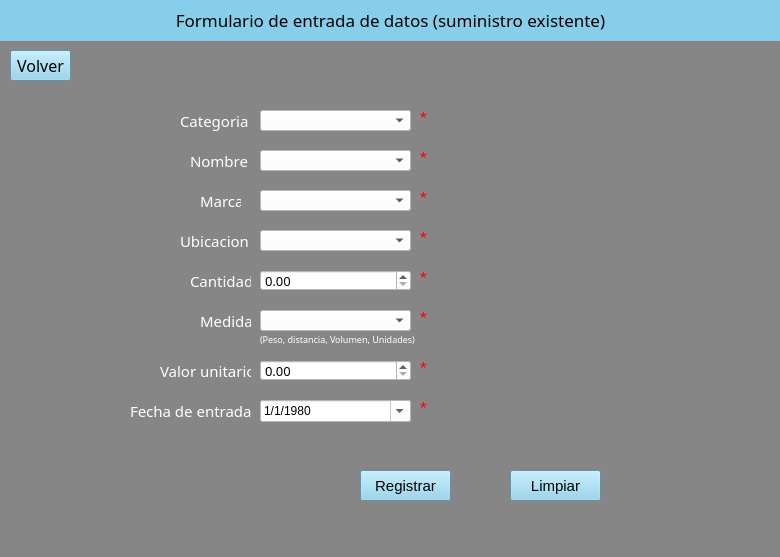
<?xml version="1.0" encoding="UTF-8"?>
<ui version="4.0">
 <class>fourthwindow</class>
 <widget class="QMainWindow" name="fourthwindow">
  <property name="geometry">
   <rect>
    <x>0</x>
    <y>0</y>
    <width>780</width>
    <height>557</height>
   </rect>
  </property>
  <property name="palette">
   <palette>
    <active>
     <colorrole role="Button">
      <brush brushstyle="SolidPattern">
       <color alpha="255">
        <red>134</red>
        <green>134</green>
        <blue>134</blue>
       </color>
      </brush>
     </colorrole>
     <colorrole role="Light">
      <brush brushstyle="SolidPattern">
       <color alpha="255">
        <red>255</red>
        <green>255</green>
        <blue>255</blue>
       </color>
      </brush>
     </colorrole>
     <colorrole role="Base">
      <brush brushstyle="SolidPattern">
       <color alpha="255">
        <red>134</red>
        <green>134</green>
        <blue>134</blue>
       </color>
      </brush>
     </colorrole>
     <colorrole role="Window">
      <brush brushstyle="SolidPattern">
       <color alpha="255">
        <red>134</red>
        <green>134</green>
        <blue>134</blue>
       </color>
      </brush>
     </colorrole>
     <colorrole role="Shadow">
      <brush brushstyle="SolidPattern">
       <color alpha="255">
        <red>166</red>
        <green>166</green>
        <blue>166</blue>
       </color>
      </brush>
     </colorrole>
    </active>
    <inactive>
     <colorrole role="Button">
      <brush brushstyle="SolidPattern">
       <color alpha="255">
        <red>134</red>
        <green>134</green>
        <blue>134</blue>
       </color>
      </brush>
     </colorrole>
     <colorrole role="Light">
      <brush brushstyle="SolidPattern">
       <color alpha="255">
        <red>255</red>
        <green>255</green>
        <blue>255</blue>
       </color>
      </brush>
     </colorrole>
     <colorrole role="Base">
      <brush brushstyle="SolidPattern">
       <color alpha="255">
        <red>134</red>
        <green>134</green>
        <blue>134</blue>
       </color>
      </brush>
     </colorrole>
     <colorrole role="Window">
      <brush brushstyle="SolidPattern">
       <color alpha="255">
        <red>134</red>
        <green>134</green>
        <blue>134</blue>
       </color>
      </brush>
     </colorrole>
     <colorrole role="Shadow">
      <brush brushstyle="SolidPattern">
       <color alpha="255">
        <red>166</red>
        <green>166</green>
        <blue>166</blue>
       </color>
      </brush>
     </colorrole>
    </inactive>
    <disabled>
     <colorrole role="Button">
      <brush brushstyle="SolidPattern">
       <color alpha="255">
        <red>134</red>
        <green>134</green>
        <blue>134</blue>
       </color>
      </brush>
     </colorrole>
     <colorrole role="Light">
      <brush brushstyle="SolidPattern">
       <color alpha="255">
        <red>255</red>
        <green>255</green>
        <blue>255</blue>
       </color>
      </brush>
     </colorrole>
     <colorrole role="Base">
      <brush brushstyle="SolidPattern">
       <color alpha="255">
        <red>134</red>
        <green>134</green>
        <blue>134</blue>
       </color>
      </brush>
     </colorrole>
     <colorrole role="Window">
      <brush brushstyle="SolidPattern">
       <color alpha="255">
        <red>134</red>
        <green>134</green>
        <blue>134</blue>
       </color>
      </brush>
     </colorrole>
     <colorrole role="Shadow">
      <brush brushstyle="SolidPattern">
       <color alpha="255">
        <red>166</red>
        <green>166</green>
        <blue>166</blue>
       </color>
      </brush>
     </colorrole>
    </disabled>
   </palette>
  </property>
  <property name="font">
   <font>
    <family>Trebuchet MS</family>
    <pointsize>10</pointsize>
   </font>
  </property>
  <property name="windowTitle">
   <string>MainWindow</string>
  </property>
  <property name="styleSheet">
   <string notr="true">background-color: rgb(134, 134, 134);</string>
  </property>
  <widget class="QWidget" name="centralwidget">
   <widget class="QLabel" name="label_3">
    <property name="geometry">
     <rect>
      <x>180</x>
      <y>110</y>
      <width>71</width>
      <height>21</height>
     </rect>
    </property>
    <property name="font">
     <font>
      <family>Trebuchet MS</family>
      <pointsize>11</pointsize>
     </font>
    </property>
    <property name="styleSheet">
     <string notr="true"/>
    </property>
    <property name="text">
     <string>&lt;html&gt;&lt;head/&gt;&lt;body&gt;&lt;p&gt;&lt;span style=&quot; color:#ffffff;&quot;&gt;Categoria&lt;/span&gt;&lt;/p&gt;&lt;/body&gt;&lt;/html&gt;</string>
    </property>
    <property name="textFormat">
     <enum>Qt::AutoText</enum>
    </property>
   </widget>
   <widget class="QLabel" name="label">
    <property name="geometry">
     <rect>
      <x>190</x>
      <y>150</y>
      <width>61</width>
      <height>21</height>
     </rect>
    </property>
    <property name="palette">
     <palette>
      <active>
       <colorrole role="Button">
        <brush brushstyle="SolidPattern">
         <color alpha="255">
          <red>134</red>
          <green>134</green>
          <blue>134</blue>
         </color>
        </brush>
       </colorrole>
       <colorrole role="Base">
        <brush brushstyle="SolidPattern">
         <color alpha="255">
          <red>134</red>
          <green>134</green>
          <blue>134</blue>
         </color>
        </brush>
       </colorrole>
       <colorrole role="Window">
        <brush brushstyle="SolidPattern">
         <color alpha="255">
          <red>134</red>
          <green>134</green>
          <blue>134</blue>
         </color>
        </brush>
       </colorrole>
      </active>
      <inactive>
       <colorrole role="Button">
        <brush brushstyle="SolidPattern">
         <color alpha="255">
          <red>134</red>
          <green>134</green>
          <blue>134</blue>
         </color>
        </brush>
       </colorrole>
       <colorrole role="Base">
        <brush brushstyle="SolidPattern">
         <color alpha="255">
          <red>134</red>
          <green>134</green>
          <blue>134</blue>
         </color>
        </brush>
       </colorrole>
       <colorrole role="Window">
        <brush brushstyle="SolidPattern">
         <color alpha="255">
          <red>134</red>
          <green>134</green>
          <blue>134</blue>
         </color>
        </brush>
       </colorrole>
      </inactive>
      <disabled>
       <colorrole role="Button">
        <brush brushstyle="SolidPattern">
         <color alpha="255">
          <red>134</red>
          <green>134</green>
          <blue>134</blue>
         </color>
        </brush>
       </colorrole>
       <colorrole role="Base">
        <brush brushstyle="SolidPattern">
         <color alpha="255">
          <red>134</red>
          <green>134</green>
          <blue>134</blue>
         </color>
        </brush>
       </colorrole>
       <colorrole role="Window">
        <brush brushstyle="SolidPattern">
         <color alpha="255">
          <red>134</red>
          <green>134</green>
          <blue>134</blue>
         </color>
        </brush>
       </colorrole>
      </disabled>
     </palette>
    </property>
    <property name="font">
     <font>
      <family>Trebuchet MS</family>
      <pointsize>11</pointsize>
     </font>
    </property>
    <property name="autoFillBackground">
     <bool>false</bool>
    </property>
    <property name="styleSheet">
     <string notr="true"/>
    </property>
    <property name="frameShape">
     <enum>QFrame::NoFrame</enum>
    </property>
    <property name="frameShadow">
     <enum>QFrame::Plain</enum>
    </property>
    <property name="text">
     <string>&lt;html&gt;&lt;head/&gt;&lt;body&gt;&lt;p&gt;&lt;span style=&quot; color:#ffffff;&quot;&gt;Nombre&lt;/span&gt;&lt;/p&gt;&lt;/body&gt;&lt;/html&gt;</string>
    </property>
    <property name="textFormat">
     <enum>Qt::AutoText</enum>
    </property>
    <property name="scaledContents">
     <bool>false</bool>
    </property>
   </widget>
   <widget class="QLabel" name="label_9">
    <property name="geometry">
     <rect>
      <x>200</x>
      <y>310</y>
      <width>51</width>
      <height>21</height>
     </rect>
    </property>
    <property name="font">
     <font>
      <family>Trebuchet MS</family>
      <pointsize>11</pointsize>
     </font>
    </property>
    <property name="styleSheet">
     <string notr="true"/>
    </property>
    <property name="text">
     <string>&lt;html&gt;&lt;head/&gt;&lt;body&gt;&lt;p&gt;&lt;span style=&quot; color:#ffffff;&quot;&gt;Medida&lt;/span&gt;&lt;/p&gt;&lt;/body&gt;&lt;/html&gt;</string>
    </property>
    <property name="textFormat">
     <enum>Qt::AutoText</enum>
    </property>
   </widget>
   <widget class="QLabel" name="label_14">
    <property name="geometry">
     <rect>
      <x>0</x>
      <y>0</y>
      <width>781</width>
      <height>41</height>
     </rect>
    </property>
    <property name="font">
     <font>
      <family>Trebuchet MS</family>
      <pointsize>13</pointsize>
     </font>
    </property>
    <property name="styleSheet">
     <string notr="true">
background-color: rgb(135, 206, 235);</string>
    </property>
    <property name="text">
     <string>&lt;html&gt;&lt;head/&gt;&lt;body&gt;&lt;p align=&quot;center&quot;&gt;Formulario de entrada de datos (suministro existente)&lt;/p&gt;&lt;/body&gt;&lt;/html&gt;</string>
    </property>
   </widget>
   <widget class="QComboBox" name="comboBox_2">
    <property name="geometry">
     <rect>
      <x>260</x>
      <y>150</y>
      <width>151</width>
      <height>21</height>
     </rect>
    </property>
    <property name="font">
     <font>
      <family>Trebuchet MS</family>
      <pointsize>10</pointsize>
     </font>
    </property>
    <property name="styleSheet">
     <string notr="true">background-color: rgb(255, 255, 255);</string>
    </property>
    <item>
     <property name="text">
      <string/>
     </property>
    </item>
    <item>
     <property name="text">
      <string>Gucci</string>
     </property>
    </item>
    <item>
     <property name="text">
      <string>Nike</string>
     </property>
    </item>
    <item>
     <property name="text">
      <string>Adidas</string>
     </property>
    </item>
   </widget>
   <widget class="QLabel" name="label_6">
    <property name="geometry">
     <rect>
      <x>180</x>
      <y>230</y>
      <width>71</width>
      <height>21</height>
     </rect>
    </property>
    <property name="font">
     <font>
      <family>Trebuchet MS</family>
      <pointsize>11</pointsize>
     </font>
    </property>
    <property name="styleSheet">
     <string notr="true"/>
    </property>
    <property name="text">
     <string>&lt;html&gt;&lt;head/&gt;&lt;body&gt;&lt;p&gt;&lt;span style=&quot; color:#ffffff;&quot;&gt;Ubicacion&lt;/span&gt;&lt;/p&gt;&lt;/body&gt;&lt;/html&gt;</string>
    </property>
    <property name="textFormat">
     <enum>Qt::AutoText</enum>
    </property>
   </widget>
   <widget class="QPushButton" name="boton3">
    <property name="geometry">
     <rect>
      <x>360</x>
      <y>470</y>
      <width>91</width>
      <height>31</height>
     </rect>
    </property>
    <property name="font">
     <font>
      <family>Segoe UI</family>
      <pointsize>11</pointsize>
     </font>
    </property>
    <property name="styleSheet">
     <string notr="true">background-color: rgb(135, 206, 235);</string>
    </property>
    <property name="text">
     <string>Registrar</string>
    </property>
   </widget>
   <widget class="QLabel" name="label_8">
    <property name="geometry">
     <rect>
      <x>160</x>
      <y>360</y>
      <width>91</width>
      <height>21</height>
     </rect>
    </property>
    <property name="font">
     <font>
      <family>Trebuchet MS</family>
      <pointsize>11</pointsize>
     </font>
    </property>
    <property name="styleSheet">
     <string notr="true"/>
    </property>
    <property name="text">
     <string>&lt;html&gt;&lt;head/&gt;&lt;body&gt;&lt;p&gt;&lt;span style=&quot; color:#ffffff;&quot;&gt;Valor unitario&lt;/span&gt;&lt;/p&gt;&lt;/body&gt;&lt;/html&gt;</string>
    </property>
    <property name="textFormat">
     <enum>Qt::AutoText</enum>
    </property>
   </widget>
   <widget class="QComboBox" name="comboBox_3">
    <property name="geometry">
     <rect>
      <x>260</x>
      <y>230</y>
      <width>151</width>
      <height>21</height>
     </rect>
    </property>
    <property name="font">
     <font>
      <family>Trebuchet MS</family>
      <pointsize>10</pointsize>
     </font>
    </property>
    <property name="styleSheet">
     <string notr="true">background-color: rgb(255, 255, 255);</string>
    </property>
    <item>
     <property name="text">
      <string/>
     </property>
    </item>
    <item>
     <property name="text">
      <string>Gucci</string>
     </property>
    </item>
    <item>
     <property name="text">
      <string>Nike</string>
     </property>
    </item>
    <item>
     <property name="text">
      <string>Adidas</string>
     </property>
    </item>
   </widget>
   <widget class="QPushButton" name="boton1">
    <property name="geometry">
     <rect>
      <x>510</x>
      <y>470</y>
      <width>91</width>
      <height>31</height>
     </rect>
    </property>
    <property name="font">
     <font>
      <family>Segoe UI</family>
      <pointsize>11</pointsize>
     </font>
    </property>
    <property name="styleSheet">
     <string notr="true">background-color: rgb(135, 206, 235);</string>
    </property>
    <property name="text">
     <string>Limpiar</string>
    </property>
   </widget>
   <widget class="QDoubleSpinBox" name="doubleSpinBox">
    <property name="geometry">
     <rect>
      <x>260</x>
      <y>270</y>
      <width>151</width>
      <height>21</height>
     </rect>
    </property>
    <property name="font">
     <font>
      <family>Trebuchet MS</family>
      <pointsize>10</pointsize>
     </font>
    </property>
    <property name="styleSheet">
     <string notr="true">background-color: rgb(255, 255, 255);</string>
    </property>
   </widget>
   <widget class="QComboBox" name="comboBox">
    <property name="geometry">
     <rect>
      <x>260</x>
      <y>190</y>
      <width>151</width>
      <height>21</height>
     </rect>
    </property>
    <property name="font">
     <font>
      <family>Trebuchet MS</family>
      <pointsize>10</pointsize>
     </font>
    </property>
    <property name="styleSheet">
     <string notr="true">background-color: rgb(255, 255, 255);</string>
    </property>
    <item>
     <property name="text">
      <string/>
     </property>
    </item>
    <item>
     <property name="text">
      <string>Gucci</string>
     </property>
    </item>
    <item>
     <property name="text">
      <string>Nike</string>
     </property>
    </item>
    <item>
     <property name="text">
      <string>Adidas</string>
     </property>
    </item>
   </widget>
   <widget class="QLabel" name="label_4">
    <property name="geometry">
     <rect>
      <x>190</x>
      <y>270</y>
      <width>61</width>
      <height>21</height>
     </rect>
    </property>
    <property name="font">
     <font>
      <family>Trebuchet MS</family>
      <pointsize>11</pointsize>
     </font>
    </property>
    <property name="styleSheet">
     <string notr="true"/>
    </property>
    <property name="text">
     <string>&lt;html&gt;&lt;head/&gt;&lt;body&gt;&lt;p&gt;&lt;span style=&quot; color:#ffffff;&quot;&gt;Cantidad&lt;/span&gt;&lt;/p&gt;&lt;/body&gt;&lt;/html&gt;</string>
    </property>
    <property name="textFormat">
     <enum>Qt::AutoText</enum>
    </property>
   </widget>
   <widget class="QLabel" name="label_2">
    <property name="geometry">
     <rect>
      <x>200</x>
      <y>190</y>
      <width>41</width>
      <height>21</height>
     </rect>
    </property>
    <property name="font">
     <font>
      <family>Trebuchet MS</family>
      <pointsize>11</pointsize>
     </font>
    </property>
    <property name="styleSheet">
     <string notr="true"/>
    </property>
    <property name="text">
     <string>&lt;html&gt;&lt;head/&gt;&lt;body&gt;&lt;p&gt;&lt;span style=&quot; color:#ffffff;&quot;&gt;Marca&lt;/span&gt;&lt;/p&gt;&lt;/body&gt;&lt;/html&gt;</string>
    </property>
    <property name="textFormat">
     <enum>Qt::AutoText</enum>
    </property>
   </widget>
   <widget class="QDoubleSpinBox" name="doubleSpinBox_3">
    <property name="geometry">
     <rect>
      <x>260</x>
      <y>360</y>
      <width>151</width>
      <height>21</height>
     </rect>
    </property>
    <property name="font">
     <font>
      <family>Trebuchet MS</family>
      <pointsize>10</pointsize>
     </font>
    </property>
    <property name="styleSheet">
     <string notr="true">background-color: rgb(255, 255, 255);</string>
    </property>
   </widget>
   <widget class="QLabel" name="label_5">
    <property name="geometry">
     <rect>
      <x>130</x>
      <y>400</y>
      <width>121</width>
      <height>21</height>
     </rect>
    </property>
    <property name="font">
     <font>
      <family>Trebuchet MS</family>
      <pointsize>11</pointsize>
      <bold>false</bold>
      <underline>false</underline>
      <strikeout>false</strikeout>
      <kerning>true</kerning>
     </font>
    </property>
    <property name="mouseTracking">
     <bool>true</bool>
    </property>
    <property name="styleSheet">
     <string notr="true"/>
    </property>
    <property name="text">
     <string>&lt;html&gt;&lt;head/&gt;&lt;body&gt;&lt;p&gt;&lt;span style=&quot; color:#ffffff;&quot;&gt;Fecha de entrada&lt;/span&gt;&lt;/p&gt;&lt;/body&gt;&lt;/html&gt;</string>
    </property>
    <property name="textFormat">
     <enum>Qt::AutoText</enum>
    </property>
   </widget>
   <widget class="QPushButton" name="botonformusumexis">
    <property name="geometry">
     <rect>
      <x>10</x>
      <y>50</y>
      <width>61</width>
      <height>31</height>
     </rect>
    </property>
    <property name="font">
     <font>
      <family>Trebuchet MS</family>
      <pointsize>12</pointsize>
     </font>
    </property>
    <property name="styleSheet">
     <string notr="true">background-color: rgb(135, 206, 235);</string>
    </property>
    <property name="text">
     <string>Volver</string>
    </property>
   </widget>
   <widget class="QLabel" name="label_15">
    <property name="geometry">
     <rect>
      <x>420</x>
      <y>110</y>
      <width>16</width>
      <height>16</height>
     </rect>
    </property>
    <property name="font">
     <font>
      <pointsize>13</pointsize>
     </font>
    </property>
    <property name="styleSheet">
     <string notr="true">color: rgb(255, 0, 0);</string>
    </property>
    <property name="text">
     <string>*</string>
    </property>
   </widget>
   <widget class="QLabel" name="label_16">
    <property name="geometry">
     <rect>
      <x>420</x>
      <y>150</y>
      <width>16</width>
      <height>16</height>
     </rect>
    </property>
    <property name="font">
     <font>
      <pointsize>13</pointsize>
     </font>
    </property>
    <property name="styleSheet">
     <string notr="true">color: rgb(255, 0, 0);</string>
    </property>
    <property name="text">
     <string>*</string>
    </property>
   </widget>
   <widget class="QLabel" name="label_17">
    <property name="geometry">
     <rect>
      <x>420</x>
      <y>190</y>
      <width>16</width>
      <height>16</height>
     </rect>
    </property>
    <property name="font">
     <font>
      <pointsize>13</pointsize>
     </font>
    </property>
    <property name="styleSheet">
     <string notr="true">color: rgb(255, 0, 0);</string>
    </property>
    <property name="text">
     <string>*</string>
    </property>
   </widget>
   <widget class="QLabel" name="label_18">
    <property name="geometry">
     <rect>
      <x>420</x>
      <y>230</y>
      <width>16</width>
      <height>16</height>
     </rect>
    </property>
    <property name="font">
     <font>
      <pointsize>13</pointsize>
     </font>
    </property>
    <property name="styleSheet">
     <string notr="true">color: rgb(255, 0, 0);</string>
    </property>
    <property name="text">
     <string>*</string>
    </property>
   </widget>
   <widget class="QLabel" name="label_19">
    <property name="geometry">
     <rect>
      <x>420</x>
      <y>270</y>
      <width>16</width>
      <height>16</height>
     </rect>
    </property>
    <property name="font">
     <font>
      <pointsize>13</pointsize>
     </font>
    </property>
    <property name="styleSheet">
     <string notr="true">color: rgb(255, 0, 0);</string>
    </property>
    <property name="text">
     <string>*</string>
    </property>
   </widget>
   <widget class="QLabel" name="label_20">
    <property name="geometry">
     <rect>
      <x>420</x>
      <y>310</y>
      <width>16</width>
      <height>16</height>
     </rect>
    </property>
    <property name="font">
     <font>
      <pointsize>13</pointsize>
     </font>
    </property>
    <property name="styleSheet">
     <string notr="true">color: rgb(255, 0, 0);</string>
    </property>
    <property name="text">
     <string>*</string>
    </property>
   </widget>
   <widget class="QLabel" name="label_21">
    <property name="geometry">
     <rect>
      <x>420</x>
      <y>360</y>
      <width>16</width>
      <height>16</height>
     </rect>
    </property>
    <property name="font">
     <font>
      <pointsize>13</pointsize>
     </font>
    </property>
    <property name="styleSheet">
     <string notr="true">color: rgb(255, 0, 0);</string>
    </property>
    <property name="text">
     <string>*</string>
    </property>
   </widget>
   <widget class="QLabel" name="label_22">
    <property name="geometry">
     <rect>
      <x>420</x>
      <y>360</y>
      <width>16</width>
      <height>16</height>
     </rect>
    </property>
    <property name="font">
     <font>
      <pointsize>13</pointsize>
     </font>
    </property>
    <property name="styleSheet">
     <string notr="true">color: rgb(255, 0, 0);</string>
    </property>
    <property name="text">
     <string>*</string>
    </property>
   </widget>
   <widget class="QLabel" name="label_23">
    <property name="geometry">
     <rect>
      <x>420</x>
      <y>400</y>
      <width>16</width>
      <height>16</height>
     </rect>
    </property>
    <property name="font">
     <font>
      <pointsize>13</pointsize>
     </font>
    </property>
    <property name="styleSheet">
     <string notr="true">color: rgb(255, 0, 0);</string>
    </property>
    <property name="text">
     <string>*</string>
    </property>
   </widget>
   <widget class="QLabel" name="label_10">
    <property name="geometry">
     <rect>
      <x>260</x>
      <y>330</y>
      <width>161</width>
      <height>20</height>
     </rect>
    </property>
    <property name="font">
     <font>
      <family>Trebuchet MS</family>
      <pointsize>11</pointsize>
     </font>
    </property>
    <property name="styleSheet">
     <string notr="true"/>
    </property>
    <property name="text">
     <string>&lt;html&gt;&lt;head/&gt;&lt;body&gt;&lt;p&gt;&lt;span style=&quot; font-size:7pt; color:#ffffff;&quot;&gt;(Peso, distancia, Volumen, Unidades)&lt;/span&gt;&lt;/p&gt;&lt;/body&gt;&lt;/html&gt;</string>
    </property>
    <property name="textFormat">
     <enum>Qt::AutoText</enum>
    </property>
   </widget>
   <widget class="QDateEdit" name="dateEdit_2">
    <property name="geometry">
     <rect>
      <x>260</x>
      <y>400</y>
      <width>151</width>
      <height>22</height>
     </rect>
    </property>
    <property name="styleSheet">
     <string notr="true">background-color: rgb(255, 255, 255);
color: rgb(0, 0, 0);</string>
    </property>
    <property name="displayFormat">
     <string>d/M/yyyy</string>
    </property>
    <property name="calendarPopup">
     <bool>true</bool>
    </property>
    <property name="date">
     <date>
      <year>1980</year>
      <month>1</month>
      <day>1</day>
     </date>
    </property>
   </widget>
   <widget class="QComboBox" name="comboBox_4">
    <property name="geometry">
     <rect>
      <x>260</x>
      <y>110</y>
      <width>151</width>
      <height>21</height>
     </rect>
    </property>
    <property name="font">
     <font>
      <family>Trebuchet MS</family>
      <pointsize>10</pointsize>
     </font>
    </property>
    <property name="styleSheet">
     <string notr="true">background-color: rgb(255, 255, 255);</string>
    </property>
    <item>
     <property name="text">
      <string/>
     </property>
    </item>
    <item>
     <property name="text">
      <string>Gucci</string>
     </property>
    </item>
    <item>
     <property name="text">
      <string>Nike</string>
     </property>
    </item>
    <item>
     <property name="text">
      <string>Adidas</string>
     </property>
    </item>
   </widget>
   <widget class="QComboBox" name="lineEdit_5">
    <property name="geometry">
     <rect>
      <x>260</x>
      <y>310</y>
      <width>151</width>
      <height>21</height>
     </rect>
    </property>
    <property name="font">
     <font>
      <family>Trebuchet MS</family>
      <pointsize>10</pointsize>
     </font>
    </property>
    <property name="styleSheet">
     <string notr="true">background-color: rgb(255, 255, 255);</string>
    </property>
    <item>
     <property name="text">
      <string/>
     </property>
    </item>
    <item>
     <property name="text">
      <string>MG</string>
     </property>
    </item>
    <item>
     <property name="text">
      <string>GR</string>
     </property>
    </item>
    <item>
     <property name="text">
      <string>KG</string>
     </property>
    </item>
    <item>
     <property name="text">
      <string>MM</string>
     </property>
    </item>
    <item>
     <property name="text">
      <string>CM MTS</string>
     </property>
    </item>
    <item>
     <property name="text">
      <string>KM</string>
     </property>
    </item>
    <item>
     <property name="text">
      <string>ML</string>
     </property>
    </item>
    <item>
     <property name="text">
      <string>L</string>
     </property>
    </item>
    <item>
     <property name="text">
      <string>Unidades</string>
     </property>
    </item>
   </widget>
  </widget>
  <widget class="QStatusBar" name="statusbar"/>
 </widget>
 <resources/>
 <connections>
  <connection>
   <sender>boton1</sender>
   <signal>clicked()</signal>
   <receiver>doubleSpinBox_3</receiver>
   <slot>clear()</slot>
   <hints>
    <hint type="sourcelabel">
     <x>337</x>
     <y>480</y>
    </hint>
    <hint type="destinationlabel">
     <x>291</x>
     <y>378</y>
    </hint>
   </hints>
  </connection>
  <connection>
   <sender>boton1</sender>
   <signal>clicked()</signal>
   <receiver>doubleSpinBox</receiver>
   <slot>clear()</slot>
   <hints>
    <hint type="sourcelabel">
     <x>347</x>
     <y>467</y>
    </hint>
    <hint type="destinationlabel">
     <x>280</x>
     <y>252</y>
    </hint>
   </hints>
  </connection>
  <connection>
   <sender>boton1</sender>
   <signal>clicked()</signal>
   <receiver>dateEdit_2</receiver>
   <slot>clear()</slot>
   <hints>
    <hint type="sourcelabel">
     <x>315</x>
     <y>484</y>
    </hint>
    <hint type="destinationlabel">
     <x>282</x>
     <y>427</y>
    </hint>
   </hints>
  </connection>
 </connections>
</ui>
